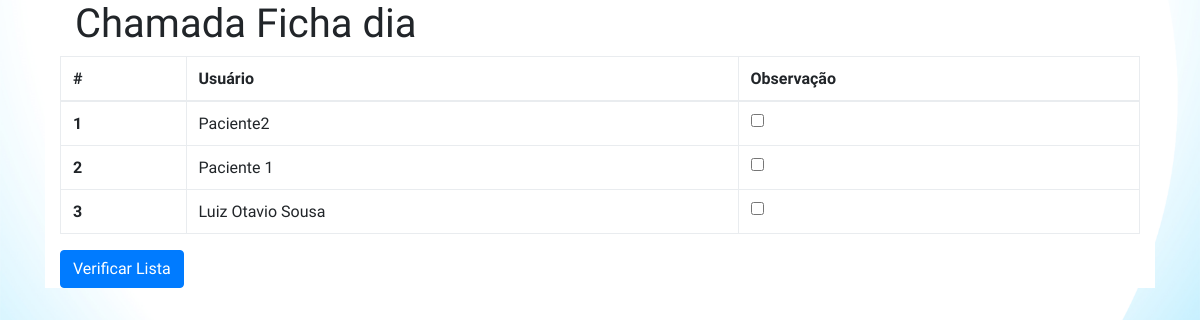
The page /admin/chamada1.php (signed in) on the database its author committed.
### tables this page shows
CREATE TABLE `usuario` (
  `id` int(11) NOT NULL,
  `nome` varchar(100) NOT NULL,
  `sexo` varchar(3) NOT NULL,
  `cartaoSUS` varchar(100) NOT NULL,
  `RG` varchar(50) NOT NULL,
  `idBairro` int(11) NOT NULL,
  `CPF` varchar(50) NOT NULL,
  `login` varchar(100) NOT NULL,
  `senha` varchar(30) NOT NULL,
  `preferencial` varchar(2) NOT NULL
);

### admin/chamada1.php (the view, shortened to what this page needs)
<?php
if(isset($_SESSION['usuario']) and isset($_SESSION['senha'])){
    $con = mysql_connect('localhost','root','');
    $data = $_POST['descEspec'];
}
else{
    header('Location: http://localhost/GASPS/loginatende.php');
}
?>
<html>
<head>
    <link href="dist/css/bootstrap.min.css" rel="stylesheet">
    <link href="home.css" rel="stylesheet">
</head>
<body>
<div class="container">
    <div class="col-md align-items-center" style="background-color:#ffffff">
        <h1 class="col-md-6">Chamada Ficha dia <?php echo $data;?></h1>
        <form action="chamada2.php">
            <table class="table table-bordered col-md-auto" >
                <thead>
                <tr>
                    <th scope="col" >#</th>
                    <th scope="col">Usuário</th>
                    <th scope="col" >Observação</th>
                </tr>
                </thead>
                <tbody>
                <?php
                $query1 = "SELECT usuario.nome,dias.data
                                       FROM usuario,medicovagas,marcacao,dias
                                       WHERE usuario.id = marcacao.idUsuario
                                       AND marcacao.idMedicoVagas = medicovagas.id
                                       AND medicovagas.idDias = dias.id
                                       AND dias.data = '2017-12-18'
                                       AND medicovagas.idPosto = 1";
                $res1 = mysql_query($query1,$con) or die(mysql_error());
                if(mysql_num_rows($res1)>0){
                    $i = 1;
                    while($row=mysql_fetch_assoc($res1)){
                        echo '<tr>';
                        echo '<th scope="row">'.$i.'</th>';
                        echo '<td>'.$row['nome'].'</a></td>';
                        echo '<th><input name "chamada" id="chamada "type="checkbox" class="btn-light"> </th>';
                        echo '</tr>';
                        $i = $i+1;
                    }
                }
                ?>
                </tbody>
            </table>
        <button type="submit" class="btn btn-primary">Verificar Lista</button>
        </form>
    </div>
</div>
</body>
<html>

### admin/home.css (style rules this page uses)
body { background-image:url('images/fundo.png'); background-repeat:no-repeat; background-size: 100% 100%; font-family: 'Barlow Condensed', sans-serif; }

### rows shown on the page
usuario: nome "Paciente2"
usuario: nome "Paciente 1"
usuario: nome "Luiz Otavio Sousa"
